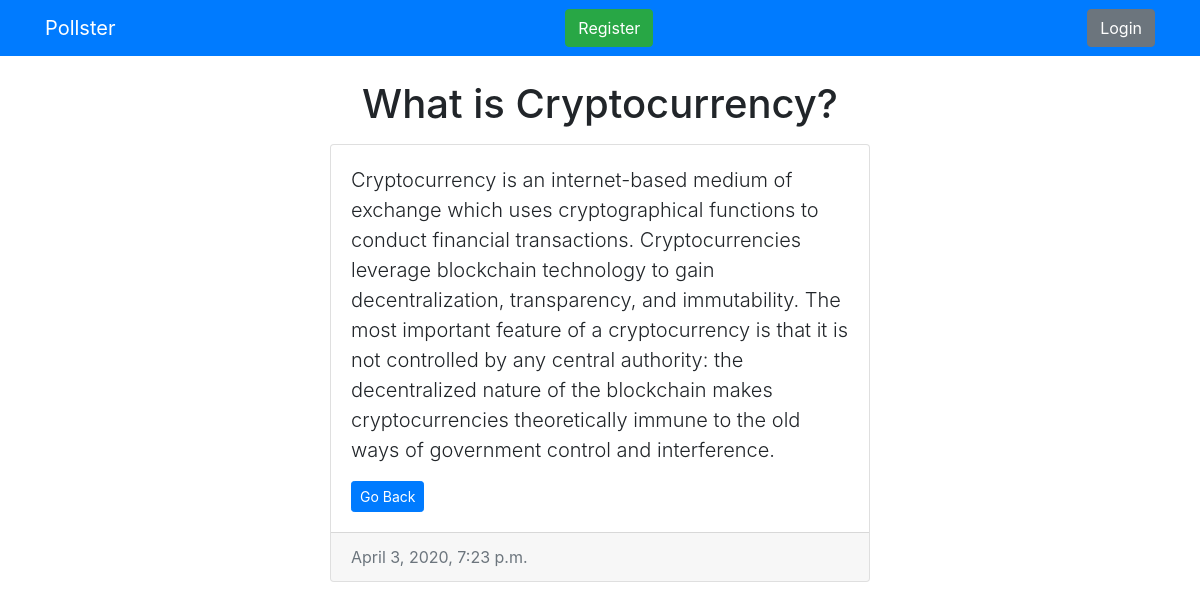
Screenshot of /posts/details/3/ with the database file from the repository.
### blogpost/models.py (models this page shows, shortened)
class Post(models.Model):
    title = models.CharField(max_length=200)
    description = models.TextField()
    created_at = models.DateTimeField(default=timezone.now, blank=True)
    def was_published_recently(self):
        now = timezone.now()
        return now - datetime.timedelta(days=1) <= self.created_at <= now
    was_published_recently.admin_order_field = 'created_at'
    was_published_recently.boolean = True
    was_published_recently.short_description = 'Published recently?'

### blogpost/views.py (the view)
# urls.py: path('details/<int:post_id>/', views.details, name='details'),
def details(request, post_id):
    post = Post.objects.get(id=post_id)
    context = {
        'post': post
    }
    return render(request, 'blogpost/details.html', context)

### templates/blogpost/details.html
{% extends 'base.html' %}
{% block content %}
    <h1 class="text-center mb-3">{{post.title}}</h1>
    <div class="card mb-3">
        <div class="card-body">
            <p class="lead">{{ post.description }}</p>
            <a href="/posts" class="btn btn-primary btn-sm">Go Back</a>
        </div>
        <div class="card-footer text-muted">
            {{ post.created_at }}
        </div>
    </div>
{% endblock %}

### rows the page displays
Post: title "What is Cryptocurrency?", description "Cryptocurrency is an internet-based medium of exchange which uses cryptographical functions to conduct financial transactions. Cryptocurrencies leverage blockchain technology to gain decentralization, transparency, and immutability. The most important feature of a cryptocurrency is that it is not controlled by any central authority: the decentralized nature of the blockchain makes cryptocurrencies theoretically immune to the old ways of government control and interference.", created_at "April 3, 2020, 7:23 p.m."
